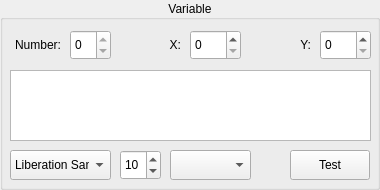
<?xml version="1.0" encoding="UTF-8"?>
<ui version="4.0">
 <class>VariableAttrCfger</class>
 <widget class="QGroupBox" name="VariableAttrCfger">
  <property name="geometry">
   <rect>
    <x>0</x>
    <y>0</y>
    <width>380</width>
    <height>190</height>
   </rect>
  </property>
  <property name="title">
   <string>Variable</string>
  </property>
  <property name="alignment">
   <set>Qt::AlignCenter</set>
  </property>
  <property name="flat">
   <bool>true</bool>
  </property>
  <widget class="QLabel" name="label_5">
   <property name="geometry">
    <rect>
     <x>10</x>
     <y>30</y>
     <width>51</width>
     <height>30</height>
    </rect>
   </property>
   <property name="text">
    <string>Number:</string>
   </property>
   <property name="alignment">
    <set>Qt::AlignRight|Qt::AlignTrailing|Qt::AlignVCenter</set>
   </property>
  </widget>
  <widget class="QSpinBox" name="id">
   <property name="geometry">
    <rect>
     <x>70</x>
     <y>30</y>
     <width>41</width>
     <height>30</height>
    </rect>
   </property>
   <property name="readOnly">
    <bool>true</bool>
   </property>
  </widget>
  <widget class="QSpinBox" name="x">
   <property name="geometry">
    <rect>
     <x>190</x>
     <y>30</y>
     <width>51</width>
     <height>30</height>
    </rect>
   </property>
  </widget>
  <widget class="QLabel" name="label_7">
   <property name="geometry">
    <rect>
     <x>260</x>
     <y>30</y>
     <width>51</width>
     <height>30</height>
    </rect>
   </property>
   <property name="text">
    <string>Y:</string>
   </property>
   <property name="alignment">
    <set>Qt::AlignRight|Qt::AlignTrailing|Qt::AlignVCenter</set>
   </property>
  </widget>
  <widget class="QSpinBox" name="y">
   <property name="geometry">
    <rect>
     <x>320</x>
     <y>30</y>
     <width>51</width>
     <height>30</height>
    </rect>
   </property>
  </widget>
  <widget class="QSpinBox" name="point">
   <property name="geometry">
    <rect>
     <x>120</x>
     <y>150</y>
     <width>41</width>
     <height>30</height>
    </rect>
   </property>
   <property name="maximum">
    <number>512</number>
   </property>
   <property name="value">
    <number>10</number>
   </property>
  </widget>
  <widget class="QFontComboBox" name="family">
   <property name="geometry">
    <rect>
     <x>10</x>
     <y>150</y>
     <width>101</width>
     <height>30</height>
    </rect>
   </property>
   <property name="editable">
    <bool>false</bool>
   </property>
  </widget>
  <widget class="QPlainTextEdit" name="text">
   <property name="geometry">
    <rect>
     <x>10</x>
     <y>70</y>
     <width>361</width>
     <height>71</height>
    </rect>
   </property>
  </widget>
  <widget class="QPushButton" name="test">
   <property name="geometry">
    <rect>
     <x>290</x>
     <y>150</y>
     <width>80</width>
     <height>30</height>
    </rect>
   </property>
   <property name="text">
    <string>Test</string>
   </property>
  </widget>
  <widget class="QLabel" name="label_8">
   <property name="geometry">
    <rect>
     <x>130</x>
     <y>30</y>
     <width>51</width>
     <height>30</height>
    </rect>
   </property>
   <property name="text">
    <string>X:</string>
   </property>
   <property name="alignment">
    <set>Qt::AlignRight|Qt::AlignTrailing|Qt::AlignVCenter</set>
   </property>
  </widget>
  <widget class="ColorComboBox" name="color">
   <property name="geometry">
    <rect>
     <x>170</x>
     <y>150</y>
     <width>81</width>
     <height>30</height>
    </rect>
   </property>
  </widget>
 </widget>
 <customwidgets>
  <customwidget>
   <class>ColorComboBox</class>
   <extends>QComboBox</extends>
   <header>ColorComboBox.h</header>
  </customwidget>
 </customwidgets>
 <resources/>
 <connections/>
</ui>
